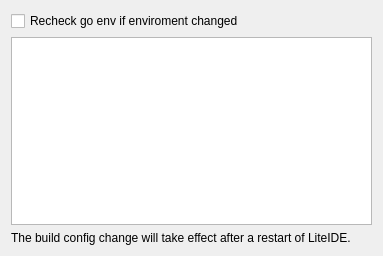
<?xml version="1.0" encoding="UTF-8"?>
<ui version="4.0">
 <class>LiteBuildOption</class>
 <widget class="QWidget" name="LiteBuildOption">
  <property name="geometry">
   <rect>
    <x>0</x>
    <y>0</y>
    <width>383</width>
    <height>256</height>
   </rect>
  </property>
  <property name="windowTitle">
   <string>Form</string>
  </property>
  <layout class="QVBoxLayout" name="verticalLayout">
   <item>
    <widget class="QCheckBox" name="goenvCheckBox">
     <property name="text">
      <string>Recheck go env if enviroment changed</string>
     </property>
    </widget>
   </item>
   <item>
    <widget class="QTreeView" name="fileTreeView"/>
   </item>
   <item>
    <widget class="QLabel" name="label">
     <property name="text">
      <string>The build config change will take effect after a restart of LiteIDE.</string>
     </property>
     <property name="wordWrap">
      <bool>true</bool>
     </property>
    </widget>
   </item>
  </layout>
 </widget>
 <resources/>
 <connections/>
</ui>
